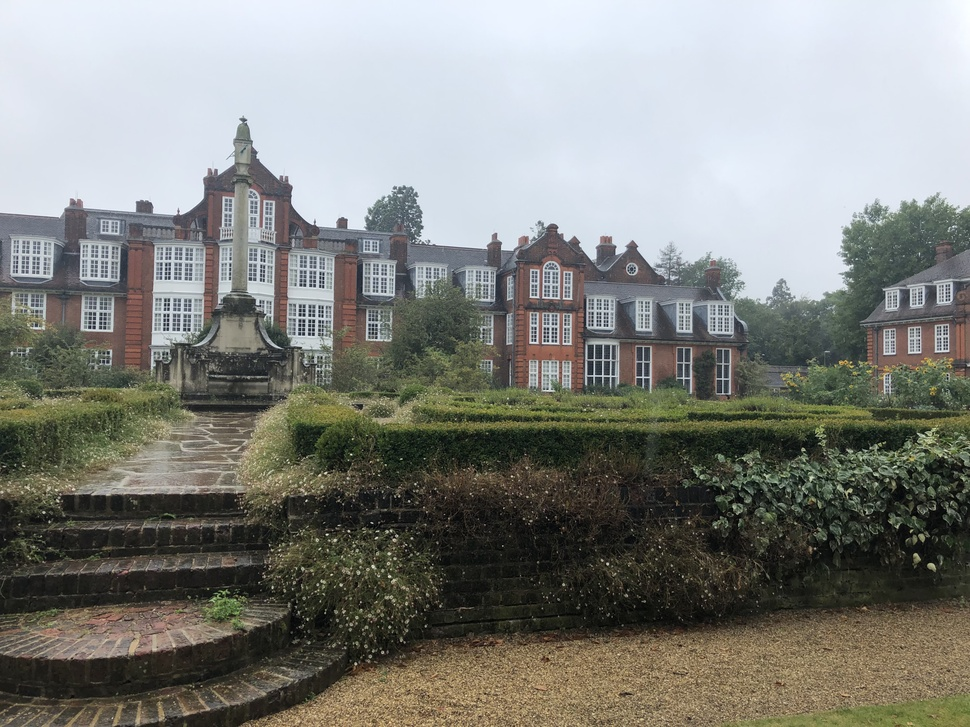
//> input picture images/NewnRight.jpeg, 970 x 727 px, shrunk from 4032 x 3024 before the run
$ ./image-stitching ../images/NewnLeft.jpeg ../images/NewnRight.jpeg   (built with g++ and OpenCV 4)
//> lines starting //> are read from the running program, lines starting //| are printed output that depends on the picture
#include <stdio.h>

#include <opencv2/opencv.hpp>
#include <opencv2/imgproc.hpp>
#include <opencv2/features2d.hpp>
#include <opencv2/core/types.hpp>
#include <opencv2/imgcodecs.hpp>

using namespace cv;

int main(int argc, char** argv )
{
    if ( argc != 3 )
    {
        printf("usage: ./image-stitching <Img1Path> <Img2Path> \n");
        return -1;
    }

    std::vector<cv::Mat> images;

    // IMPORTANT: Flipped the order of images, the array goes right to left
    for (int i = 2; i > 0; i--) {
        cv::Mat img = imread(argv[i], 0);
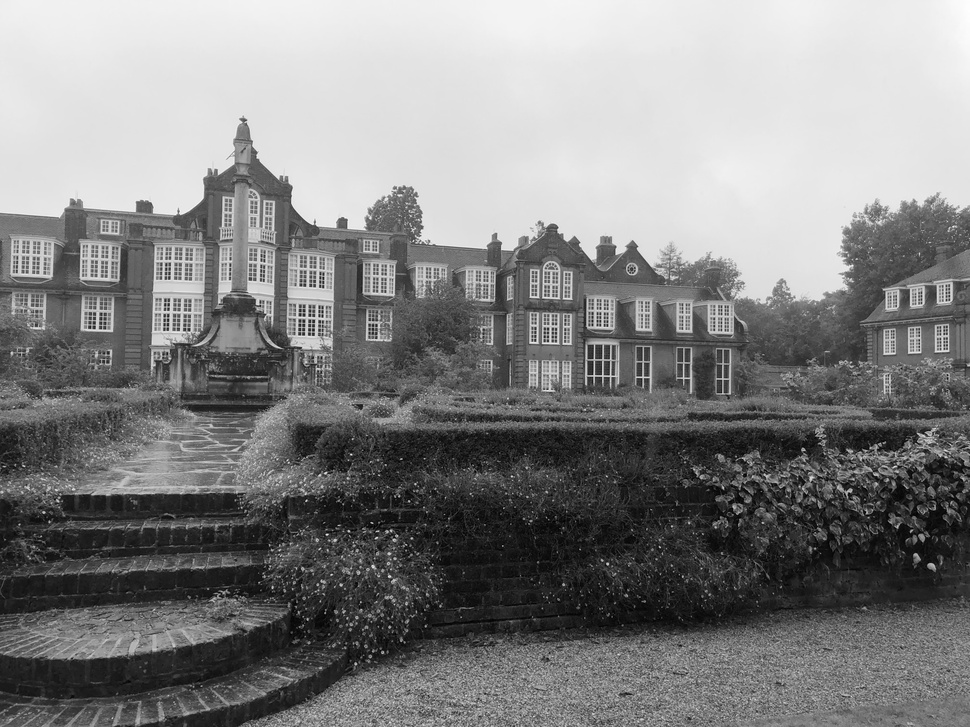
//> img: 727 rows x 970 cols, CV_8UC1; min 0, max 254, mean 130.3
        if (!img.data) {
            printf("No image data.\n");
            return -1;
        }
        images.push_back(img);
    }
//> pass 2 of the loop `for (int i = 2; i > 0; i--)`:
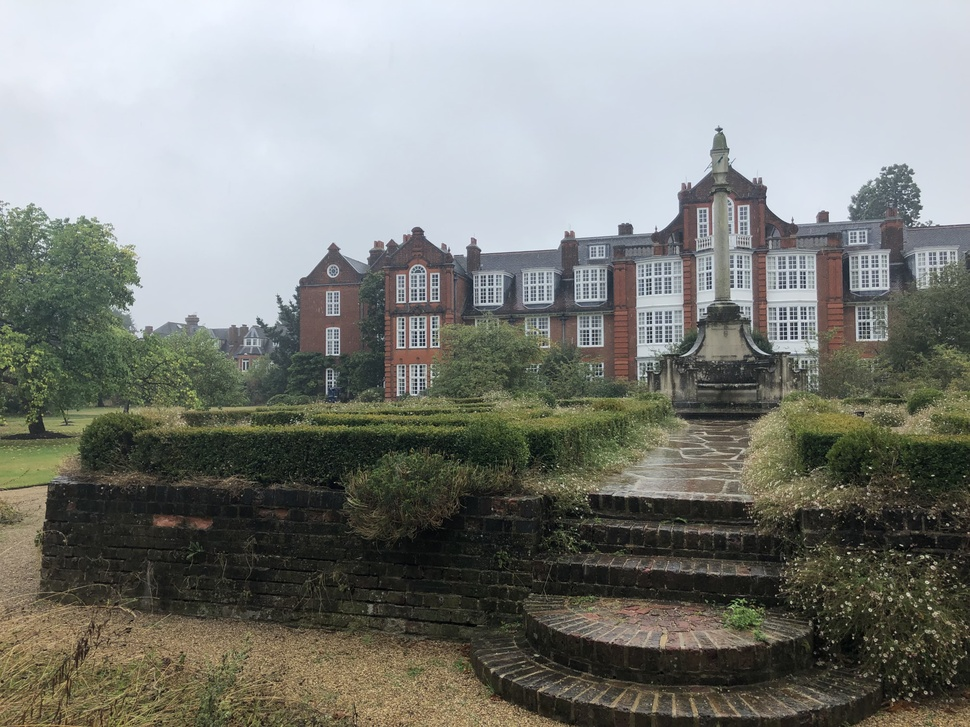
//> input picture images/NewnLeft.jpeg, 970 x 727 px, shrunk from 4032 x 3024 before the run
//> `cv::Mat img = imread(argv[i], 0);`:
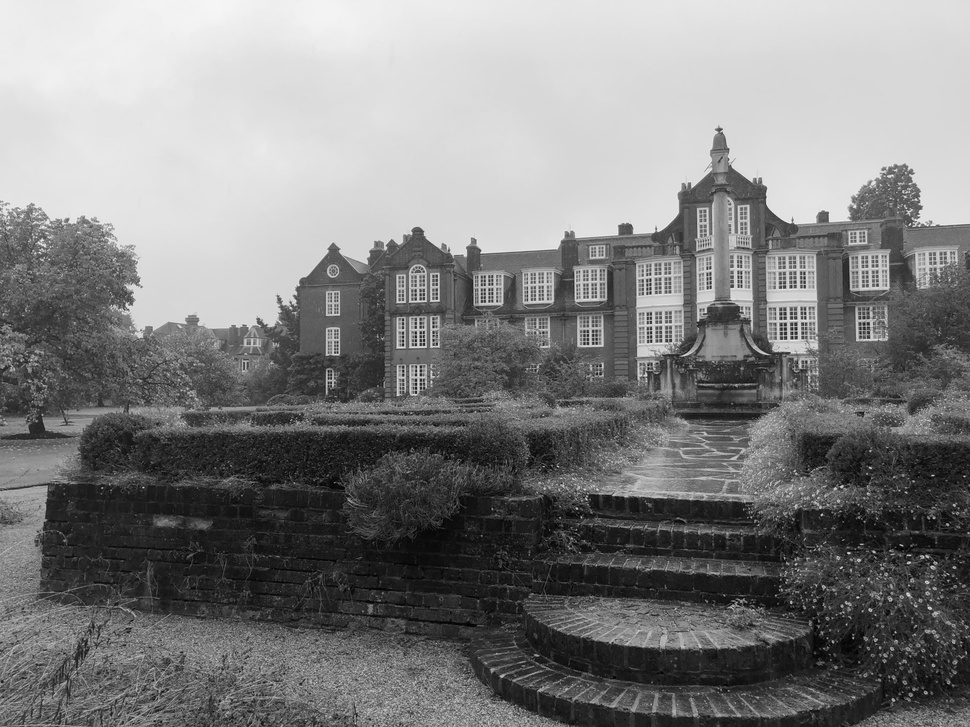
//> img: 727 rows x 970 cols, CV_8UC1; min 0, max 250, mean 127.8
    printf("Read images.\n");

    // Set-up SIFT
    cv::Ptr<cv::SIFT> detector = cv::SIFT::create();

    std::vector<std::vector<cv::KeyPoint>> allKeypoints;
    std::vector<cv::Mat> allDescriptors;

    for (size_t i = 0; i < images.size(); i++) {
        std::vector<cv::KeyPoint> keypoints;
        cv::Mat descriptors;

        detector->detect(images[i], keypoints);
        printf("Found keypoints.\n");
        detector->compute(images[i], keypoints, descriptors);
        printf("Computed descriptors.\n");

        allKeypoints.push_back(keypoints);
        allDescriptors.push_back(descriptors);
    }
//> this loop made 2 passes
//| Found keypoints.
//| Computed descriptors.
//| Found keypoints.
//| Computed descriptors.

    // Find matches
    cv::Ptr<cv::BFMatcher> matcher = cv::BFMatcher::create();
    std::vector<std::vector<cv::DMatch>> rawMatches;
    matcher->knnMatch(allDescriptors[0], allDescriptors[1], rawMatches, 2);
//> rawMatches = 4887 matches
    printf("Found raw matches.\n");

    std::vector<cv::DMatch> goodMatches;

    for (int i = 0; i < rawMatches.size(); i++) {
        std::vector<cv::DMatch> m = rawMatches[i];
        if (m.size() == 2 && (m[0].distance < m[1].distance * 0.6)) {
            // Lowe's Ratio Test: If d1/d2 < 0.6, this is a good match
            goodMatches.push_back(m[0]);
        }
    }
//> after the loop, goodMatches = 659 matches

    printf("Found good matches.\n");

    // Collect keypoints coords for the good matches
    std::vector<cv::Point2f> pts1;
    std::vector<cv::Point2f> pts2;

    for (int i = 0; i < goodMatches.size(); i++) {
        int idx = goodMatches[i].queryIdx;
        pts1.push_back(allKeypoints[0][idx].pt);
    }
//> this loop made 659 passes
//> idx on passes 1 to 3: 9, 28, 42
//> after the loop, pts1 = 659 Points (x, y), first 12: [6.45, 652.5], [12.62, 274.3], [15.25, 645.4], [15.29, 274.6], [16.71, 573], [20.1, 646.6], [21.28, 619.2], [25.91, 628.6], [27.01, 271.8], [27.22, 534.6], [29.86, 572.4], [30.07, 572.7]

    for (int i = 0; i < goodMatches.size(); i++) {
        int idx = goodMatches[i].trainIdx;
        pts2.push_back(allKeypoints[1][idx].pt);
    }
//> this loop made 659 passes
//> idx on passes 1 to 3: 1865, 1738, 1889
//> after the loop, pts2 = 659 Points (x, y), first 12: [558.9, 629.2], [524.7, 302.5], [565.3, 623.9], [526.3, 302.6], [560.2, 560], [569.1, 625.4], [566.4, 601], [571.5, 610.1], [867.3, 285.5], [565.6, 527.2], [569.3, 561], [569.3, 561]

    // Check we have enough matches for homography
    if (goodMatches.size() < 4) {
       printf("Not enough matches. 4+ matches are needed to compute a homography.\n");
       return -1;
    }

    // Find homography
    cv::Mat H;
    H = cv::findHomography(pts1, pts2, cv::RANSAC);
//> H = [[0.379, 0.0761, 492.9], [-0.261, 0.826, 73.85], [-0.000622, -3.49e-05, 1]]

    // Warp perspective on the right image
    int nrows = images[0].rows;
//> nrows = 727
    int ncols = images[0].cols + images[1].cols;
//> ncols = 1940
    cv::Mat result = cv::Mat(nrows, ncols, 0);
//> result: 727 rows x 1940 cols, CV_8UC1; every value is 0
    cv::warpPerspective(images[0], result, H, cv::Size(ncols,nrows));
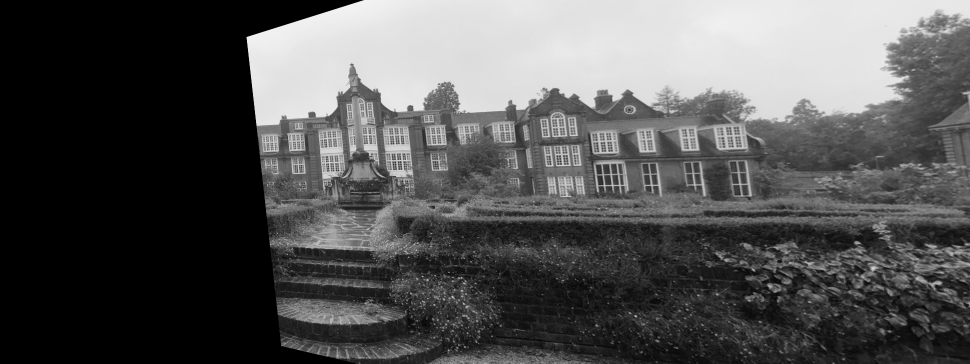
//> result: 727 rows x 1940 cols, CV_8UC1 (shown at 1/2 size); min 0, max 246, mean 83.6

    // Add in the left image
    for (int i = 0; i < images[1].rows; i++) {
        for (int j = 0; j < images[1].cols; j++) {
            result.at<uchar>(i,j) = images[1].at<uchar>(i,j);
        }
    }
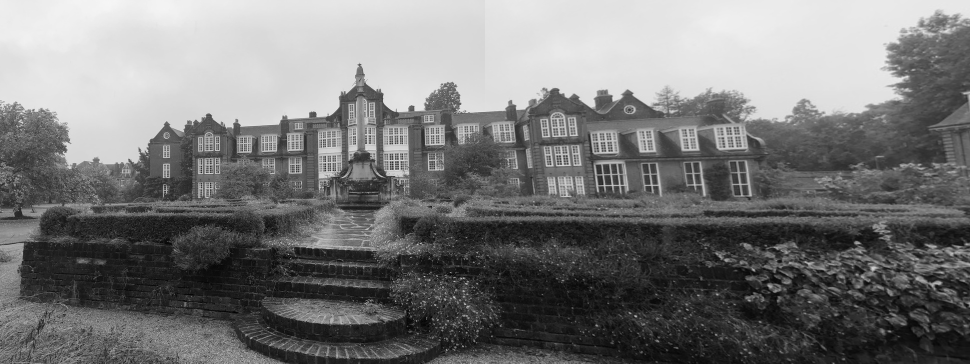
//> result: 727 rows x 1940 cols, CV_8UC1 (shown at 1/2 size); min 0, max 250, mean 119.1


    namedWindow("Panorama", WINDOW_AUTOSIZE);
    imshow("Panorama", result);
    waitKey(0);

    imwrite("./images/result.png", result);

    // [22 lines of commented-out code are left out]

    return 0;
}
